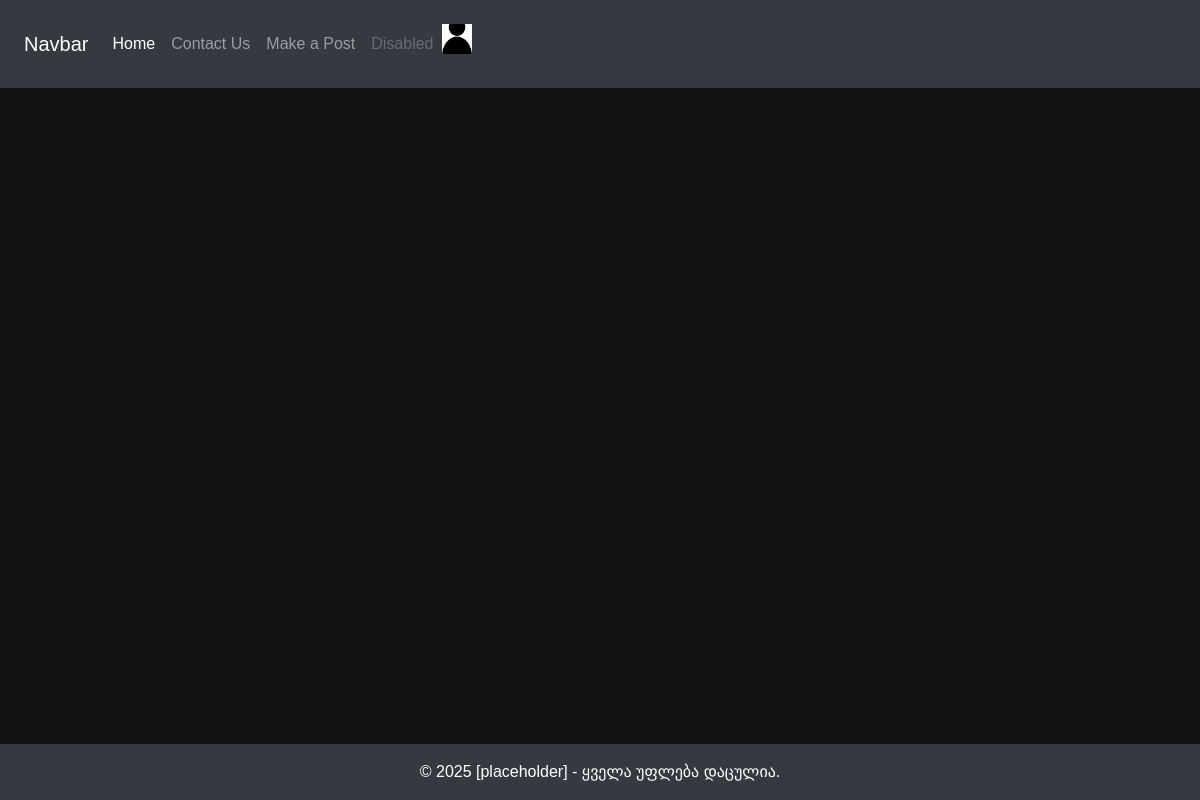
/nutrition, run on an earlier commit of the app's database.
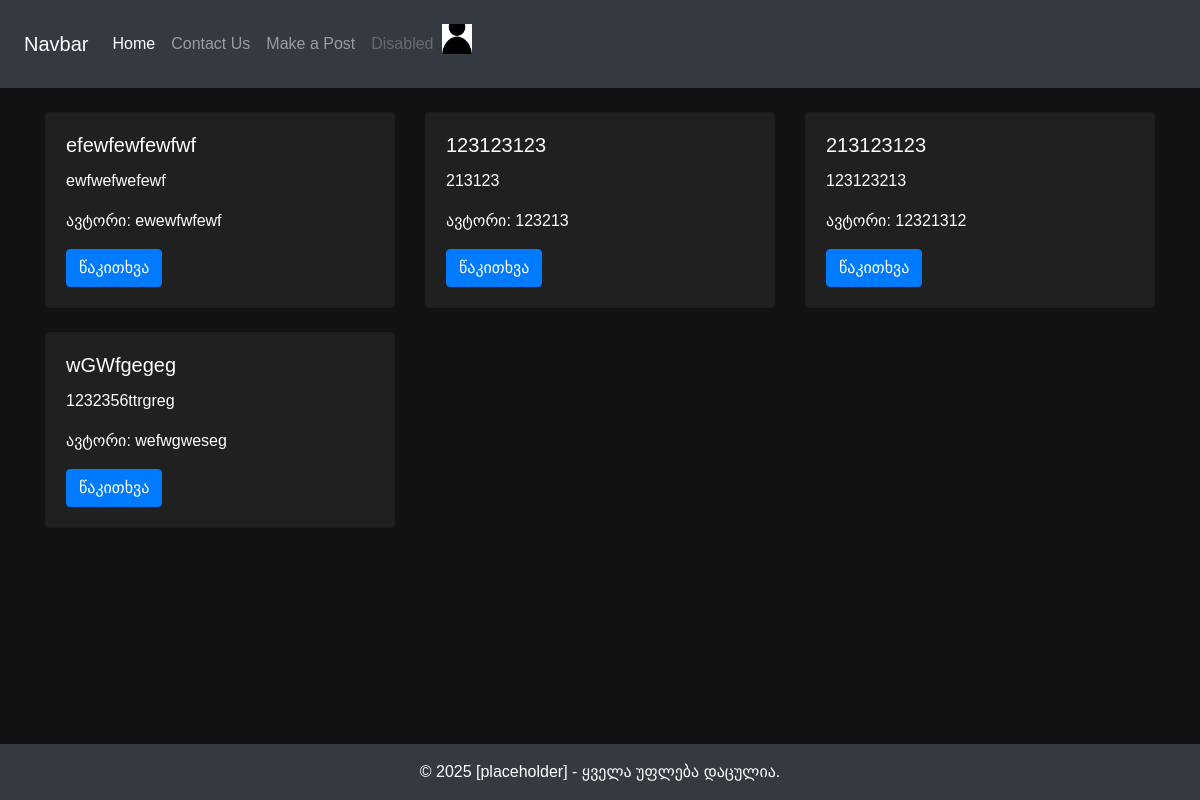
And on a later commit of the database.
### tables this page shows
CREATE TABLE posts (
                id INTEGER PRIMARY KEY AUTOINCREMENT,
                title TEXT NOT NULL,
                author TEXT NOT NULL,
                description TEXT NOT NULL,
                information TEXT NOT NULL
            , category TEXT NOT NULL);

### app_main.py (the view)
@app.route("/nutrition", methods=["GET"])
def nutrition():
    nutrition_posts = []
    with sqlite3.connect('fitnessproject.db') as conn:
        c = conn.cursor()
        c.execute('''
            SELECT * FROM posts WHERE category = ?
        ''', ("NUTRITION",))
        n_posts = c.fetchall()
        for row in n_posts:
            nutrition_posts.append({'id': row[0], 'title': row[1], 'author': row[2], 'description': row[3], 'information': row[4]})
    return render_template("nutrition.html", nutrition_posts=nutrition_posts)

### templates/nutrition.html (shortened to what this page needs)
<!doctype html>
<html lang="en">
<head>
    <link rel="stylesheet" href="https://cdn.jsdelivr.net/npm/bootstrap@4.4.1/dist/css/bootstrap.min.css">
</head>
<body style="background-color: #121212;">
{% include "navbar.html" %}
<div class="container mt-4">
    <div class="row">
        {% for row in nutrition_posts %}
        <div class="col-md-4 d-flex align-items-stretch mb-4">
            <div class="card w-100" style="background-color: #202020; height: 100%;">
                <div class="card-body">
                    <h5 class="card-title text-white">{{ row['title'] }}</h5>
                    <p class="card-text text-white">{{ row['description'] }}</p>
                    <p class="card-text text-white">ავტორი: {{ row['author'] }}</p>
                    <a href="/posts/{{row['id']}}" class="btn btn-primary">წაკითხვა</a>
                </div>
            </div>
        </div>
        {% endfor %}
    </div>
</div>
{% include "footer.html" %}
</body>
</html>

### templates/navbar.html (shortened to what this page needs)
<nav class="navbar navbar-expand-lg navbar-dark bg-dark" style="padding: 1.5rem;">
  <a class="navbar-brand" href="#">Navbar</a>
  <div class="collapse navbar-collapse" id="navbarSupportedContent">
    <ul class="navbar-nav mr-auto">
      <li class="nav-item active">
        <a class="nav-link" href="/">Home <span class="sr-only">(current)</span></a>
      </li>
      <li class="nav-item">
        <a class="nav-link" href="/contact_us">Contact Us</a>
      </li>
      <li class="nav-item">
        <a class="nav-link " href="/make_a_post">
          Make a Post
        </a>
      </li>
      <li class="nav-item">
        <a class="nav-link disabled" href="#">Disabled</a>
      </li>
      <li class="nav-item">
        <a href="/sign_in"><img alt="wojrju" style="width: 30px; height: 30px;"></a>
      </li>
    </ul>
  </div>
</nav>

### templates/footer.html (shortened to what this page needs)
<!doctype html>
<html lang="en">
<head>
    <link rel="stylesheet" href="https://cdn.jsdelivr.net/npm/bootstrap@4.4.1/dist/css/bootstrap.min.css"
>
</head>
<body>
<div style="margin-top: 3%">
    <footer class="bg-dark text-white text-center py-3" style="position: fixed; bottom: 0; width: 100%;">
        <p class="mb-0">&copy; 2025 [placeholder] - ყველა უფლება დაცულია.</p>
    </footer>
</div>
</body>
</html>

### templates/footer.html (style rules this page uses)
body { font-family: "ALK Sanet", sans-serif; }

What changed in the data, as far as the page shows it:
added posts: title "efewfewfewfwf", description "ewfwefwefewf", author "ewewfwfewf"
added posts: title "123123123", description "213123", author "123213"
added posts: title "213123123", description "123123213", author "12321312"
added posts: title "wGWfgegeg", description "1232356ttrgreg", author "wefwgweseg"
